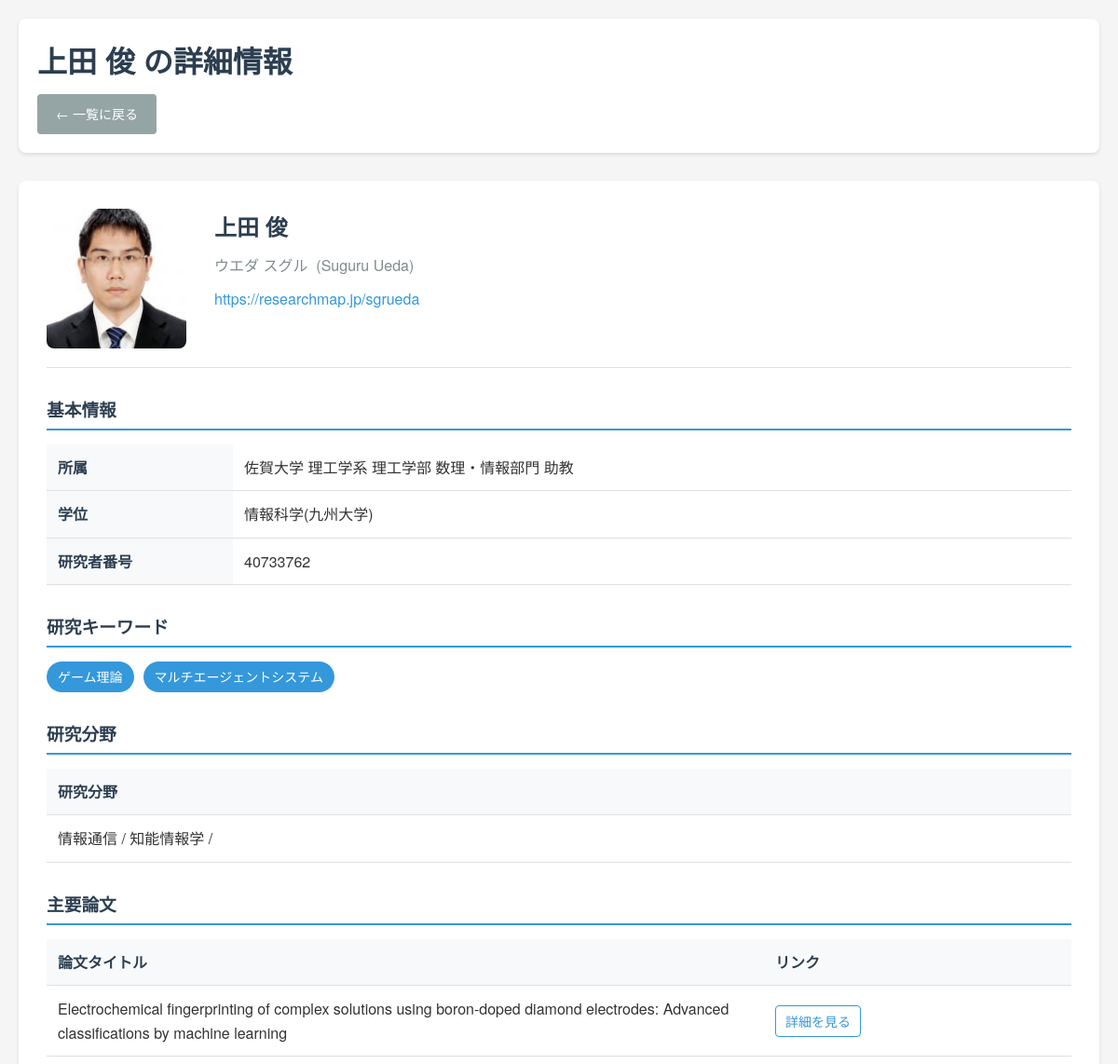
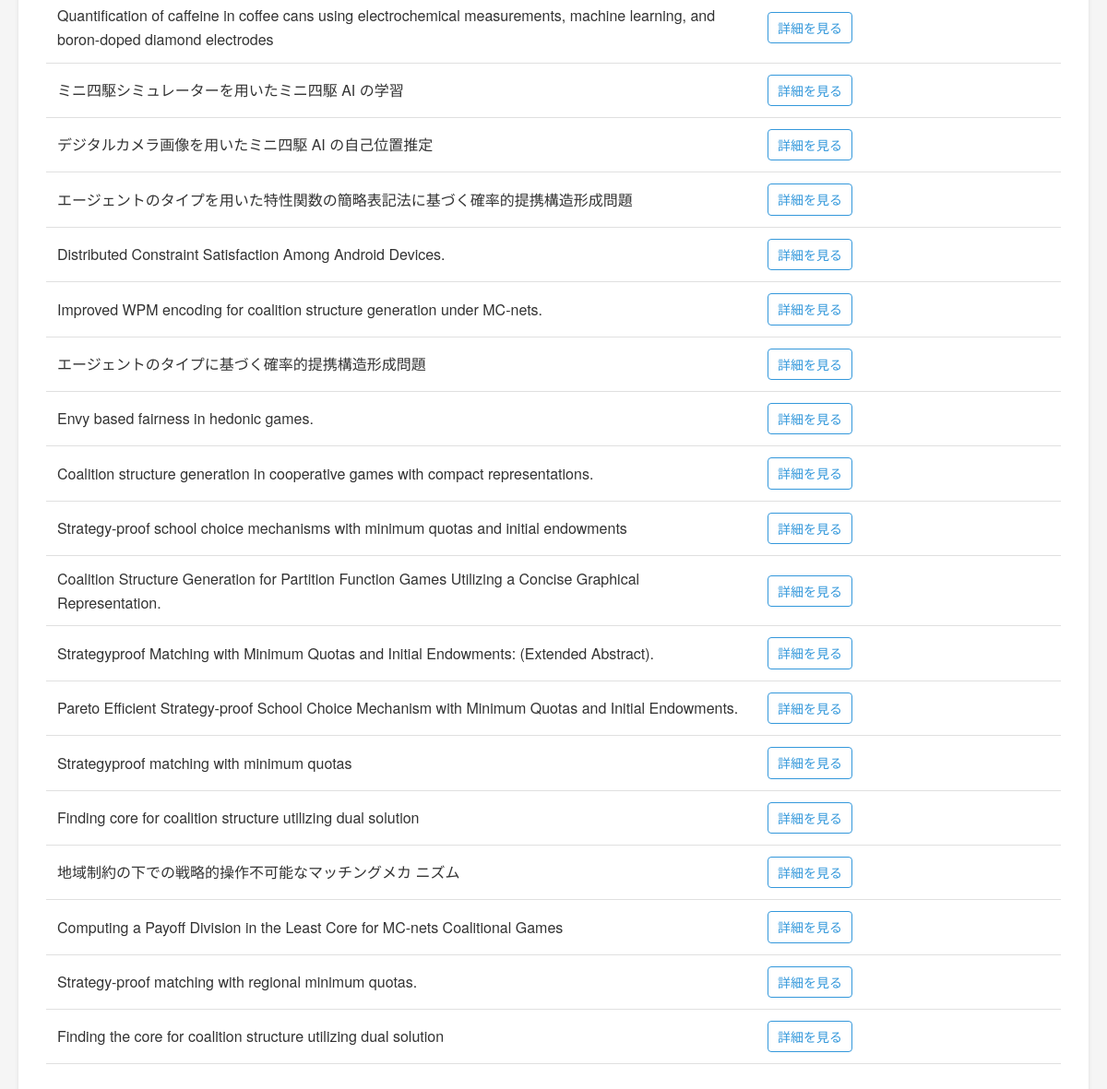
The app's page /teacher/3 with its own data (2 pictures, top to bottom).
### tables this page shows
CREATE TABLE teacher (
        id   INTEGER PRIMARY KEY,
        url  TEXT UNIQUE,
        name TEXT,
        ruby TEXT,
        image TEXT
    );

CREATE TABLE basic_info (
        teacher_id INTEGER,
        key        TEXT,
        value      TEXT,
        FOREIGN KEY(teacher_id) REFERENCES teacher(id) ON DELETE CASCADE
    );

CREATE TABLE research_keyword (
        teacher_id INTEGER,
        keyword    TEXT,
        FOREIGN KEY(teacher_id) REFERENCES teacher(id) ON DELETE CASCADE
    );

CREATE TABLE research_area (
        teacher_id INTEGER,
        area       TEXT,
        FOREIGN KEY(teacher_id) REFERENCES teacher(id) ON DELETE CASCADE
    );

CREATE TABLE major_paper (
        teacher_id INTEGER,
        title      TEXT,
        link       TEXT,
        FOREIGN KEY(teacher_id) REFERENCES teacher(id) ON DELETE CASCADE
    );

### app.py (the view)
@app.route('/teacher/<int:teacher_id>')
def teacher_detail(teacher_id):
    db = get_db()
    teacher_cur = db.execute('SELECT * FROM teacher WHERE id = ?', (teacher_id,))
    teacher = teacher_cur.fetchone()
    if not teacher:
        abort(404)
    basic_info_cur = db.execute('SELECT key, value FROM basic_info WHERE teacher_id = ?', (teacher_id,))
    basic_info = basic_info_cur.fetchall()
    keywords_cur = db.execute('SELECT keyword FROM research_keyword WHERE teacher_id = ?', (teacher_id,))
    keywords = keywords_cur.fetchall()
    areas_cur = db.execute('SELECT area FROM research_area WHERE teacher_id = ?', (teacher_id,))
    areas = areas_cur.fetchall()
    papers_cur = db.execute('SELECT title, link FROM major_paper WHERE teacher_id = ? AND title IS NOT NULL', (teacher_id,))
    papers = papers_cur.fetchall()
    return render_template('detail.html',
                          teacher=teacher,
                          basic_info=basic_info,
                          keywords=keywords,
                          areas=areas,
                          papers=papers)

### app.py (called while the page is built)
def get_db():
    if 'db' not in g:
        conn = sqlite3.connect(DATABASE)
        conn.row_factory = sqlite3.Row
        g.db = conn
    return g.db

### templates/detail.html (shortened to what this page needs)
<!DOCTYPE html>
<html lang="ja">
<head>
    <link rel="stylesheet" href="{{ url_for('static', filename='css/style.css') }}">
</head>
<body>
    <div class="container">
        <header>
            <h1>{{ teacher.name }} の詳細情報</h1>
            <nav>
                <a href="{{ url_for('index') }}" class="btn btn-secondary">← 一覧に戻る</a>
            </nav>
        </header>
        <main>
            <div class="teacher-profile">
                <div class="profile-header">
                    {% if teacher.image %}
                    <img src="{{ url_for('static', filename='images/' + teacher.image.split('/')[-1]) }}" alt="{{ teacher.name }}" class="profile-image">
                    {% else %}
                    <div class="no-image-large">画像なし</div>
                    {% endif %}
                    <div class="profile-info">
                        <h2>{{ teacher.name }}</h2>
                        {% if teacher.ruby %}
                        <p class="ruby">{{ teacher.ruby }}</p>
                        {% endif %}
                        <p class="url"><a href="{{ teacher.url }}" target="_blank">{{ teacher.url }}</a></p>
                    </div>
                </div>
                {% if basic_info %}
                <section class="basic-info">
                    <h3>基本情報</h3>
                    <table class="info-table">
                        {% for info in basic_info %}
                        <tr>
                            <th>{{ info.key }}</th>
                            <td>{{ info.value }}</td>
                        </tr>
                        {% endfor %}
                    </table>
                </section>
                {% endif %}
                {% if keywords %}
                <section class="keywords">
                    <h3>研究キーワード</h3>
                    <div class="keyword-list">
                        {% for keyword in keywords %}
                        <span class="keyword-tag">{{ keyword.keyword }}</span>
                        {% endfor %}
                    </div>
                </section>
                {% endif %}
                {% if areas %}
                <section class="research-areas">
                    <h3>研究分野</h3>
                    <table class="areas-table">
                        <thead>
                            <tr>
                                <th>研究分野</th>
                            </tr>
                        </thead>
                        <tbody>
                            {% for area in areas %}
                            <tr>
                                <td>{{ area.area }}</td>
                            </tr>
                            {% endfor %}
                        </tbody>
                    </table>
                </section>
                {% endif %}
                {% if papers %}
                <section class="papers">
                    <h3>主要論文</h3>
                    <table class="papers-table">
                        <thead>
                            <tr>
                                <th>論文タイトル</th>
                                <th>リンク</th>
                            </tr>
                        </thead>
                        <tbody>
                            {% for paper in papers %}
                            <tr>
                                <td>{{ paper.title }}</td>
                                <td>
                                    {% if paper.link %}
                                    <a href="{{ paper.link }}" target="_blank" class="paper-link">詳細を見る</a>
                                    {% else %}
                                    <span class="no-link">リンクなし</span>
                                    {% endif %}
                                </td>
                            </tr>
                            {% endfor %}
                        </tbody>
                    </table>
                </section>
                {% endif %}
            </div>
        </main>
    </div>
</body>
</html>

### static/css/style.css (style rules this page uses)
* { margin: 0; padding: 0; box-sizing: border-box; }
body { font-family: 'Helvetica Neue', Arial, 'Hiragino Kaku Gothic ProN', 'Hiragino Sans', Meiryo, sans-serif; line-height: 1.6; color: #333; background-color: #f5f5f5; }
.container { max-width: 1200px; margin: 0 auto; padding: 20px; }
header { background: white; padding: 20px; margin-bottom: 30px; border-radius: 8px; box-shadow: 0 2px 4px rgba(0,0,0,0.1); }
header h1 { color: #2c3e50; margin-bottom: 10px; }
nav { margin-top: 10px; }
.btn { display: inline-block; padding: 10px 20px; text-decoration: none; border-radius: 4px; border: none; cursor: pointer; font-size: 14px; transition: background-color 0.3s; }
.btn-secondary { background-color: #95a5a6; color: white; }
.teacher-profile { background: white; padding: 30px; border-radius: 8px; box-shadow: 0 2px 4px rgba(0,0,0,0.1); }
.profile-header { display: flex; margin-bottom: 30px; padding-bottom: 20px; border-bottom: 1px solid #e0e0e0; }
.profile-image { width: 150px; height: 150px; object-fit: cover; border-radius: 8px; margin-right: 30px; }
.profile-info h2 { color: #2c3e50; margin-bottom: 10px; }
.profile-info .ruby { color: #7f8c8d; margin-bottom: 10px; }
.profile-info .url a { color: #3498db; text-decoration: none; }
section { margin-bottom: 30px; }
section h3 { color: #2c3e50; margin-bottom: 15px; padding-bottom: 5px; border-bottom: 2px solid #3498db; }
.info-table, .areas-table, .papers-table { width: 100%; border-collapse: collapse; margin-top: 10px; }
.info-table th, .info-table td, .areas-table th, .areas-table td, .papers-table th, .papers-table td { padding: 12px; text-align: left; border-bottom: 1px solid #e0e0e0; }
.info-table th, .areas-table th, .papers-table th { background-color: #f8f9fa; font-weight: bold; color: #2c3e50; }
.info-table th { width: 200px; }
.papers-table th:first-child { width: 70%; }
.papers-table th:last-child { width: 30%; }
.keyword-list { display: flex; flex-wrap: wrap; gap: 10px; }
.keyword-tag { background-color: #3498db; color: white; padding: 5px 12px; border-radius: 20px; font-size: 14px; }
.paper-link { color: #3498db; text-decoration: none; padding: 5px 10px; border: 1px solid #3498db; border-radius: 4px; display: inline-block; font-size: 14px; transition: background-color 0.3s; }

### records on screen
teacher: name "上田 俊", image (picture), ruby "ウエダ スグル (Suguru Ueda)", url "https://researchmap.jp/sgrueda"
basic_info: key "所属", value "佐賀大学 理工学系 理工学部 数理・情報部門 助教"
basic_info: key "学位", value "情報科学(九州大学)"
basic_info: key "研究者番号", value "40733762"
research_keyword: keyword "ゲーム理論"
research_keyword: keyword "マルチエージェントシステム"
research_area: area "情報通信 / 知能情報学 /"
major_paper: title "Electrochemical fingerprinting of complex solutions using boron-doped diamond electrodes: Advanced classifications by machine learning"
major_paper: title "Quantification of caffeine in coffee cans using electrochemical measurements, machine learning, and boron-doped diamond electrodes"
major_paper: title "ミニ四駆シミュレーターを用いたミニ四駆 AI の学習"
major_paper: title "デジタルカメラ画像を用いたミニ四駆 AI の自己位置推定"
major_paper: title "エージェントのタイプを用いた特性関数の簡略表記法に基づく確率的提携構造形成問題"
major_paper: title "Distributed Constraint Satisfaction Among Android Devices."
major_paper: title "Improved WPM encoding for coalition structure generation under MC-nets."
major_paper: title "エージェントのタイプに基づく確率的提携構造形成問題"
major_paper: title "Envy based fairness in hedonic games."
major_paper: title "Coalition structure generation in cooperative games with compact representations."
major_paper: title "Strategy-proof school choice mechanisms with minimum quotas and initial endowments"
major_paper: title "Coalition Structure Generation for Partition Function Games Utilizing a Concise Graphical Representation."
major_paper: title "Strategyproof Matching with Minimum Quotas and Initial Endowments: (Extended Abstract)."
major_paper: title "Pareto Efficient Strategy-proof School Choice Mechanism with Minimum Quotas and Initial Endowments."
major_paper: title "Strategyproof matching with minimum quotas"
major_paper: title "Finding core for coalition structure utilizing dual solution"
major_paper: title "地域制約の下での戦略的操作不可能なマッチングメカ ニズム"
major_paper: title "Computing a Payoff Division in the Least Core for MC-nets Coalitional Games"
major_paper: title "Strategy-proof matching with regional minimum quotas."
major_paper: title "Finding the core for coalition structure utilizing dual solution"
